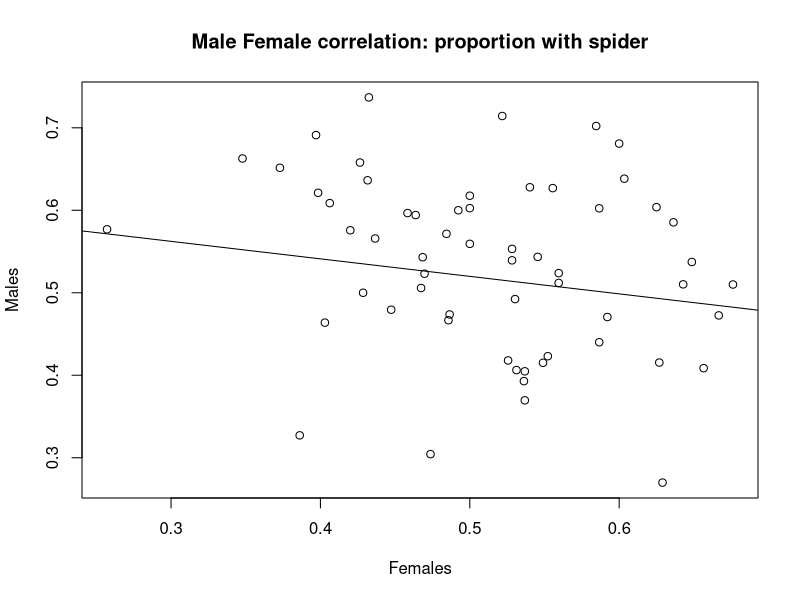

This chart was generated by the following R code: (Note: this script raises an error after producing the figure.)
## ---- chunk 1

## in order to make a .md (for github): knit(input = "r_script_Jan_18.rmd", output = "r_script_Jan_18.md")
#include=FALSE hides code and output
#install.packages("ggplot2")
#install.packages("dplyr")
#install.packages("lme4")
#install.packages("car")
library(ggplot2)
library(dplyr)
library(lme4)
library(car)
## ---- chunk 2
#The Data
perception <- read.csv('Perception_all_Data.csv', h=T)
## ---- chunk 3
#DGRP as factor
perception$DGRP <- factor(perception$DGRP)
## ---- chunk 4
#Average temp and humidity over three days and scaled:
perception$Avg_temp <- ((perception$Temp_24 + perception$Temp_48 + perception$Temp_start)/3)
perception$Avg_hum <- ((perception$Humidity_24 + perception$Humidity_48 + perception$Humidity_start)/3)
perception$Avg_BP <- ((perception$BP_Start + perception$BP_24 + perception$BP_48)/3)
perception$TempScaled <- with(perception, scale(Avg_temp))
perception$HumidityScaled <- with(perception, scale(Avg_hum))
perception$BPScaled <- with(perception, scale(Avg_BP))
## ---- chunk 5
#Total those assorted into vials
perception$spiANDno_48 <- perception$Spider_48 + perception$Not_Spider_48
## ---- chunk 6
#Subsample of those with more than six total in vials
perception <- subset(perception, spiANDno_48 >= 6)
## ---- chunk 7
#Remove unnecessary rows and rename variables:
DGRP_by_counts <- data.frame(perception$DGRP, perception$Sex, perception$Spider_48, perception$Not_Spider_48, perception$Outside_48, perception$Start_date, perception$Avg_hum, perception$Avg_temp, perception$Avg_BP, perception$TempScaled, perception$HumidityScaled, perception$BPScaled, perception$spiANDno_48, perception$Number)                                                              
colnames(DGRP_by_counts) <- c("DGRP", "Sex", "Spider", "Not_spider", "Outside", "Date", "Average_Hum", "Average_Temp",  "Average_BP","Temp_Scaled", "Humidity_Scaled", "BP_Scaled" ,"Vial_total", "Number")
## ---- chunk 8
#Proportion of flies with spiders for each observation:
DGRP_by_counts$proportion_spider <- with(DGRP_by_counts, Spider/Vial_total)
## ---- chunk 9
#Data set with all DGRP lines together into one group (by sex also): inclueds mean temperature scales (and humidity) and the mean proportion with spiders
DGRP_sub <-DGRP_by_counts %>%
  group_by(DGRP, Sex) %>%
  summarise(Spider=sum(Spider), Not_Spider=sum(Not_spider), Outside=sum(Outside), Vial_total=sum(Vial_total), Mean_prop_spi=mean(proportion_spider),Mean_temp_scaled=mean(Temp_Scaled), Mean_hum_scaled=mean(Humidity_Scaled), Mean_BP_scaled=mean(BP_Scaled))
## ---- chunk 10
#Similar to average proportion already included:
DGRP_sub$prop_spider <- DGRP_sub$Spider/DGRP_sub$Vial_total
## ---- chunk 11
#Have two data sets to work with:
#DGRP_by_counts == each observation seperat
summary(DGRP_by_counts)
## ---- chunk 12
#DGRP_sub == DGRP lines combined into one line proportion
summary(DGRP_sub)
## ---- chunk 13
with(DGRP_sub, cor(prop_spider[Sex == "Female"],prop_spider[Sex == "Male"] ))
## ---- chunk 14
line2 <- lm(DGRP_sub$prop_spider[DGRP_sub$Sex == "Female"] ~ DGRP_sub$prop_spider[DGRP_sub$Sex == "Male"])
with(DGRP_sub, plot(x = prop_spider[Sex == "Female"],y = prop_spider[Sex == "Male"], xlab = "Females", ylab = "Males", abline(line2), main = "Male Female correlation: proportion with spider"))
## ---- chunk 15
#Variables for plots:
DGRP_dev <-DGRP_by_counts %>%
  group_by(DGRP, Sex) %>%
  summarise(Mean_prop_spi=mean(proportion_spider),se =((sd(proportion_spider))/sqrt(n())))

DGRP_dev$DGRP <- factor(DGRP_dev$DGRP, levels = DGRP_dev$DGRP[order(DGRP_dev$Mean_prop_spi)])

DGRP_dev_Male <- subset(DGRP_dev, Sex == "Male")
DGRP_dev_Male$DGRP <- factor(DGRP_dev_Male$DGRP, levels = DGRP_dev_Male$DGRP[order(DGRP_dev_Male$Mean_prop_spi)])
DGRP_by_countsMALE <- subset(DGRP_by_counts, Sex == "Male")


DGRP_dev_Female <- subset(DGRP_dev, Sex == "Female")
DGRP_dev_Female$DGRP <- factor(DGRP_dev_Female$DGRP, levels = DGRP_dev_Female$DGRP[order(DGRP_dev_Female$Mean_prop_spi)])
DGRP_by_countsFEMALE <- subset(DGRP_by_counts, Sex == "Female")
## ---- chunk 16
summary(DGRP_by_countsMALE$DGRP)
## ---- chunk 17
#Females
summary(DGRP_by_countsFEMALE$DGRP)
## ---- chunk 18
ggplot(data=DGRP_dev, aes(x=DGRP, y=Mean_prop_spi, colour=Sex))+ 
  geom_point(size = 4) + geom_errorbar(aes(ymax = Mean_prop_spi + se, ymin = Mean_prop_spi - se, width=0.5)) +
  guides(colour=FALSE) +
  ggtitle("Proportion with spider for 59 dihybrid lines with std Error") +
  xlab("DGRP") + ylab("Proportion with spider") +
  theme(axis.title.x = element_text(size=15)) +
  theme(axis.title.y = element_text(size=15)) +
  theme(plot.title = element_text(size=22)) +
  theme(axis.text.x = element_text(angle=90, hjust = 1))
## ---- chunk 19
ggplot(data=DGRP_dev_Male, aes(x=DGRP, y=Mean_prop_spi, fill=Sex)) +
  geom_bar(stat="identity", position=position_dodge()) +
  geom_errorbar(aes(ymax = Mean_prop_spi + se, ymin = Mean_prop_spi - se, width=0.5)) +
  ggtitle("Males") +
  xlab("DGRP") + ylab("Proportion with Spider") +
  scale_fill_manual(values=c("#E69F00")) +
  guides(fill=FALSE, size=FALSE) +
  theme(plot.title = element_text(size=22)) +
  theme(axis.title.x = element_text(size=15)) +
  theme(axis.title.y = element_text(size=15)) +
  theme(axis.text.x = element_text(angle=90, hjust = 1))
## ---- chunk 20
ggplot(data=DGRP_dev_Female, aes(x=DGRP, y=Mean_prop_spi, fill=Sex)) +
  geom_bar(stat="identity", position=position_dodge()) +
  geom_errorbar(aes(ymax = Mean_prop_spi + se, ymin = Mean_prop_spi - se, width=0.5)) +
  ggtitle("Females") +
  xlab("DGRP") + ylab("Proportion with Spider") +
  guides(fill=FALSE, size=FALSE) +
  theme(plot.title = element_text(size=22)) +
  theme(axis.title.x = element_text(size=15)) +
  theme(axis.title.y = element_text(size=15)) +
  theme(axis.text.x = element_text(angle=90, hjust = 1))  
## ---- chunk 21
mod1 <- glmer(cbind(Not_spider, Spider) ~ 1 + Sex + Temp_Scaled + Humidity_Scaled + BP_Scaled + (1|Date) 
              + (0 + Sex|DGRP), data = DGRP_by_counts, family = "binomial")
summary(mod1)
## ---- chunk 22
mod2 <- lmer(proportion_spider ~ 1 + Sex + Temp_Scaled + Humidity_Scaled + BP_Scaled + (1|Date) 
             + (0 + Sex|DGRP), data = DGRP_by_counts)

summary(mod2)
## ---- chunk 23
mod3 <- lmer(proportion_spider ~ 1 + (1|Date) 
             + (1|DGRP), data = DGRP_by_counts)

summary(mod3)
## ---- chunk 24
mod4 <- lmer(Mean_prop_spi ~ 1 + Sex + Mean_temp_scaled + Mean_hum_scaled + Mean_BP_scaled + 
               (1|DGRP), data = DGRP_sub)
summary(mod4)
